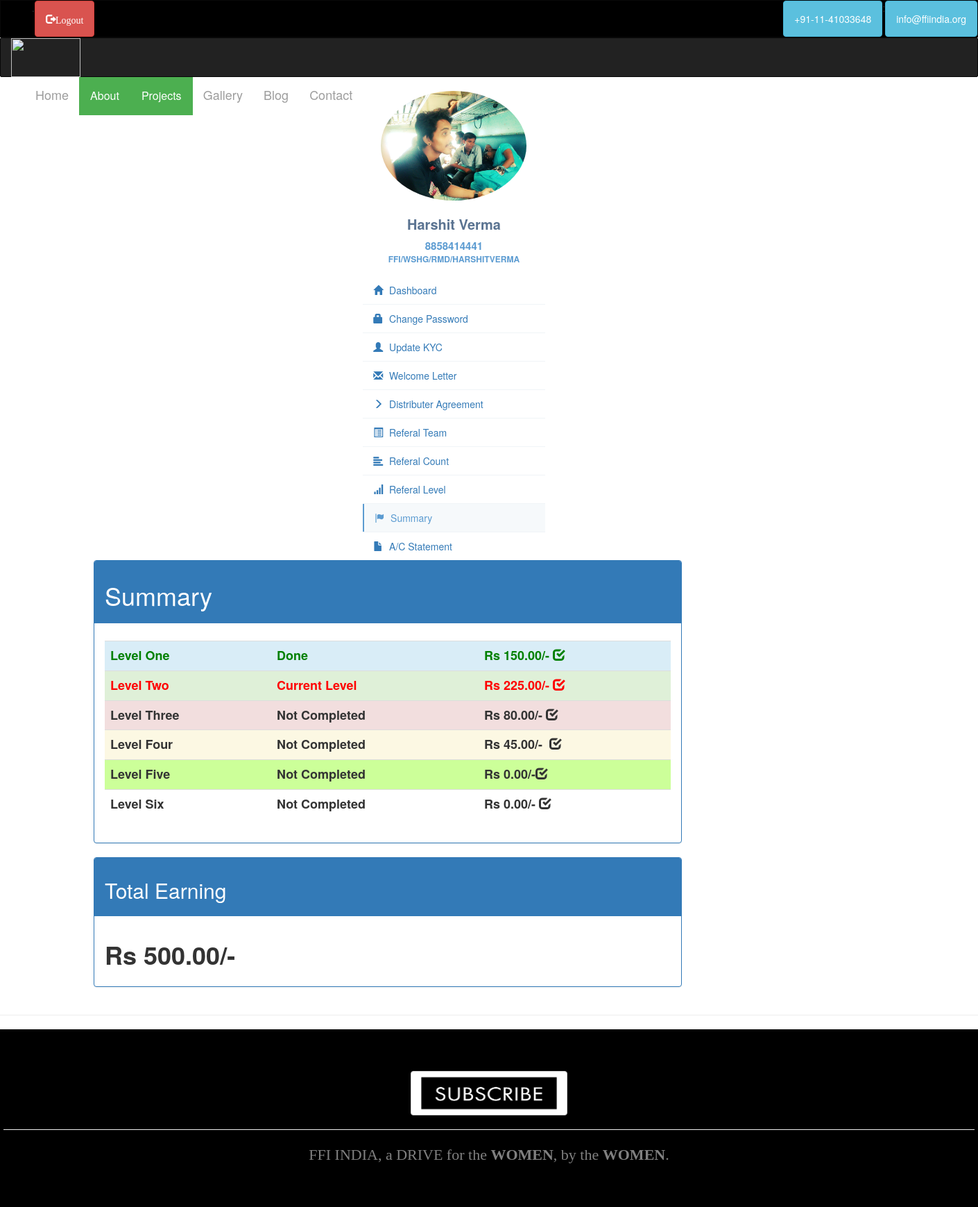
The page /dashboard/summary/ (signed in) on the database as committed earlier.
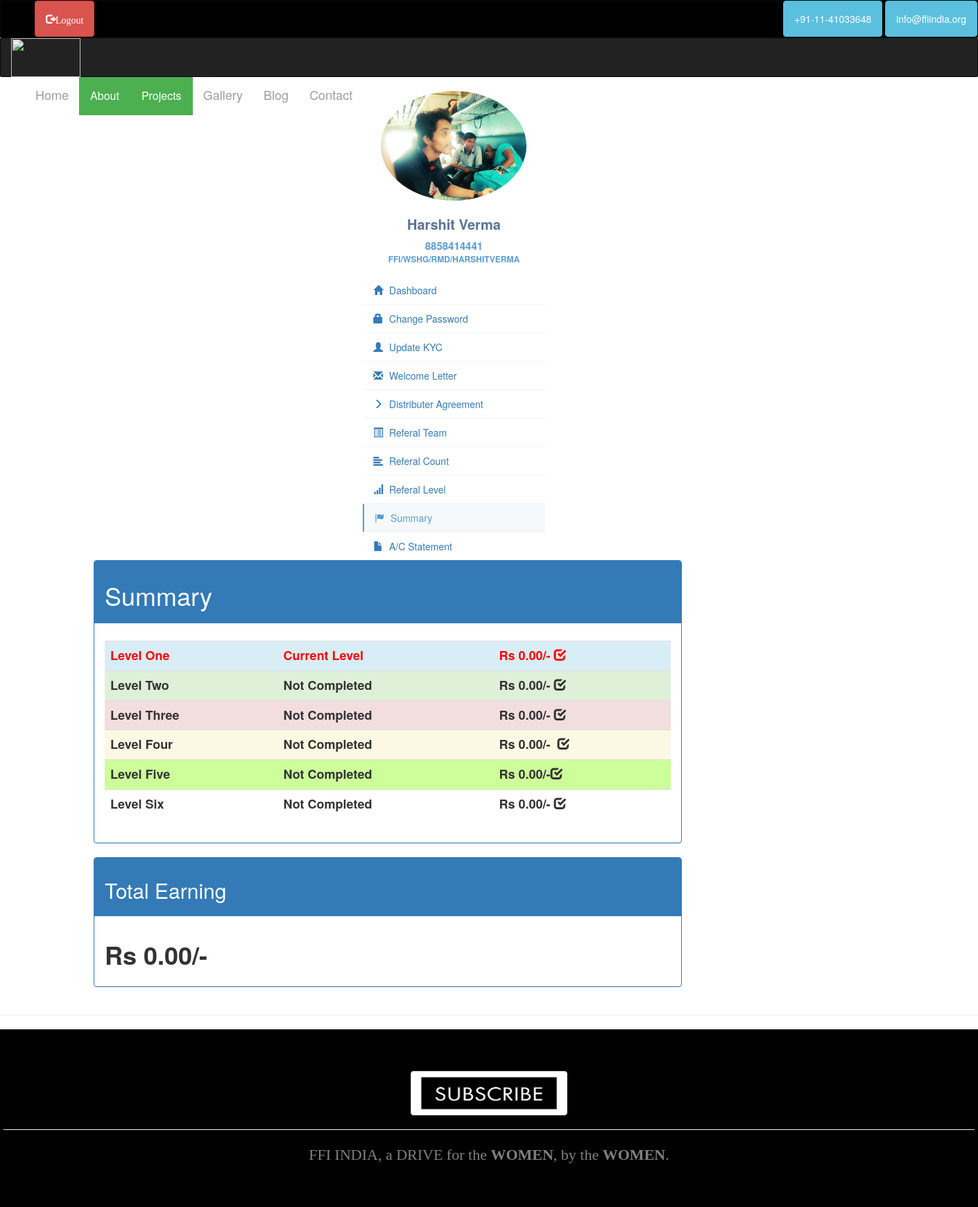
The same page on the database as committed later.
### nhdo_main/models.py (models this page shows, shortened)
class Profile(models.Model):
    user = models.OneToOneField(User, unique=True, on_delete=models.CASCADE)
    referal_id = models.CharField(max_length=40, null=True, blank=True)
    pan_number = models.IntegerField(null=True, blank=True)
    gender = models.CharField(max_length=10, choices=GENDER)
    status = models.CharField(max_length=10, choices=STATUS, default='single')
    birth_date = models.DateField(null=True, blank=True)
    address = models.CharField(max_length=30, null=True, blank=True)
    city = models.CharField(max_length=20, null=True, blank=True)
    pincode = models.IntegerField(null=True, blank=True)
    state = models.CharField(max_length=20, null=True, blank=True)
    mobile_number = models.IntegerField(null=True, blank=True)
    profile_pic = models.FileField(upload_to='profile_pic', blank=True, null=True)
    count1 = models.IntegerField(null=True, blank=True, default=0)
    count2 = models.IntegerField(null=True, blank=True, default=0)
    count3 = models.IntegerField(null=True, blank=True, default=0)
    count4 = models.IntegerField(null=True, blank=True, default=0)
    count5 = models.IntegerField(null=True, blank=True, default=0)
    count6 = models.IntegerField(null=True, blank=True, default=0)
    money1 = models.DecimalField(decimal_places=2, max_digits=10, null=True, blank=True, default=0)
    money2 = models.DecimalField(decimal_places=2, max_digits=10, null=True, blank=True, default=0)
    money3 = models.DecimalField(decimal_places=2, max_digits=10, null=True, blank=True, default=0)
    money4 = models.DecimalField(decimal_places=2, max_digits=10, null=True, blank=True, default=0)
    money5 = models.DecimalField(decimal_places=2, max_digits=10, null=True, blank=True, default=0)
    money6 = models.DecimalField(decimal_places=2, max_digits=10, null=True, blank=True, default=0)
    money = models.DecimalField(decimal_places=2, max_digits=10, null=True, blank=True, default=0)
    total = models.IntegerField(default=0, null=True, blank=True)
    your_referal = models.CharField(max_length=40, default='none')
    level_reached = models.CharField(max_length=20, default=0)

### dashboard/views.py (the view)
def summary(request):
    value9 = "active"
    summ = Profile.objects.get(user=request.user)
    return render(request, 'dashboard/summary.html', {'money': summ.money, 'level':summ.level_reached, 'value9':value9, 'summ':summ})

### templates/dashboard/summary.html (shortened to what this page needs)
{% extends 'base.html' %}
{% block content %}
<div class="panel panel-primary">
      <div class="panel-heading"><h1>Summary</h1></div>
      <div class="panel-body">
    <h4><b>
        {% if level < '6' %}
            <table class="table">
                {% if level == '0' %}
                    <tr class="info">
                            <td style="color:red">Level One</td>
                            <td style="color:red"> Current Level </td>
                            <td style="color:red">Rs {{ summ.money1 }}/-&nbsp;<span class="glyphicon glyphicon-check"></span></td>
                    </tr>
                {% elif level > '0' %}
                    <tr class="info">
                        <td style="color:green">Level One</td>
                        <td style="color:green"> Done </td>
                        <td style="color:green">Rs {{ summ.money1 }}/-&nbsp;<span class="glyphicon glyphicon-check"></span></td>
                    </tr>
                {% else %}
                    <tr class="info">
                        <td>Level One</td>
                        <td> Not Completed </td>
                        <td>Rs {{ summ.money1 }}/-&nbsp;<span class="glyphicon glyphicon-check"></span></td>
                    </tr>
                {% endif %}
                {% if level == '1' %}
                    <tr class="success">
                        <td style="color:red">Level Two</td>
                        <td style="color:red"> Current Level </td>
                        <td style="color:red">Rs {{ summ.money2 }}/-&nbsp;<span class="glyphicon glyphicon-check"></span></td>
                    </tr>
                {% elif level > '1' %}
                    <tr class="success">
                        <td style="color:green">Level Two</td>
                        <td style="color:green"> Done </td>
                        <td style="color:green">Rs {{ summ.money2 }}/-&nbsp;<span class="glyphicon glyphicon-check"></span></td>
                    </tr>
                {% else %}
                    <tr class="success">
                        <td>Level Two</td>
                        <td> Not Completed </td>
                        <td>Rs {{ summ.money2 }}/-&nbsp;<span class="glyphicon glyphicon-check"></span></td>
                    </tr>
                {% endif %}
                {% if level == '2' %}
                    <tr class="danger">
                        <td style="color:red">Level Three</td>
                        <td style="color:red"> Current Level </td>
                        <td style="color:red">Rs {{ summ.money3 }}/-&nbsp;<span class="glyphicon glyphicon-check"></span></td>
                    </tr>
                {% elif level > '2' %}
                    <tr class="danger">
                        <td style="color:green">Level Three</td>
                        <td style="color:green"> Done </td>
                        <td style="color:green">Rs {{ summ.money3 }}/-&nbsp;<span class="glyphicon glyphicon-check"></span></td>
                    </tr>
                {% else %}
                    <tr class="danger">
                        <td>Level Three</td>
                        <td> Not Completed </td>
                        <td>Rs {{ summ.money3 }}/-&nbsp;<span class="glyphicon glyphicon-check"></span></td>
                    </tr>
                {% endif %}
                {% if level == '3' %}
                    <tr class="warning">
                        <td style="color:red">Level Four</td>
                        <td style="color:red"> Current Level </td>
                        <td style="color:red">Rs {{ summ.money4 }}/-  &nbsp;<span class="glyphicon glyphicon-check"></span></td>
                    </tr>
                {% elif level > '3' %}
                    <tr class="warning">
                        <td style="color:green">Level Four</td>
                        <td style="color:green"> Done </td>
                        <td style="color:green">Rs {{ summ.money4 }}/-  &nbsp;<span class="glyphicon glyphicon-check"></span></td>
                    </tr>
                {% else %}
                    <tr class="warning">
                        <td>Level Four</td>
                        <td> Not Completed </td>
                        <td>Rs {{ summ.money4 }}/-  &nbsp;<span class="glyphicon glyphicon-check"></span></td>
                    </tr>
                {% endif %}
                {%if level == '4' %}
                    <tr style="background-color:#ccff99;">
                        <td style="color:red">Level Five</td>
                        <td style="color:red"> Current Level </td>
                        <td style="color:red">Rs {{ summ.money5 }}/-<span class="glyphicon glyphicon-check"></span></td>
                    </tr>
                {% elif level > '4' %}
                    <tr style="background-color:#ccff99;">
                        <td style="color:green">Level Five</td>
                        <td style="color:green"> Done </td>
                        <td style="color:green">Rs {{ summ.money5 }}/-<span class="glyphicon glyphicon-check"></span></td>
                    </tr>
                {% else %}
                    <tr style="background-color:#ccff99;">
                        <td>Level Five</td>
                        <td> Not Completed </td>
                        <td>Rs {{ summ.money5 }}/-<span class="glyphicon glyphicon-check"></span></td>
                    </tr>
                {% endif %}
                {% if level == '5' %}
                    <tr class="default">
                        <td style="color:red">Level Six</td>
                        <td style="color:red"> Curent Level </td>
                        <td style="color:red">Rs {{ summ.money6 }}/-&nbsp;<span class="glyphicon glyphicon-check"></span></td>
                    </tr>
                {% elif level > '5' %}
                    <tr class="default">
                        <td style="color:green">Level Six</td>
                        <td style="color:green"> Done </td>
                        <td style="color:green">Rs {{ summ.money6 }}/-&nbsp;<span class="glyphicon glyphicon-check"></span></td>
                    </tr>
                {% else %}
                    <tr class="default">
                        <td>Level Six</td>
                        <td> Not Completed </td>
                        <td>Rs {{ summ.money6 }}/-&nbsp;<span class="glyphicon glyphicon-check"></span></td>
                    </tr>
                {% endif %}
            </table>
            {% endif %}
    </b></h4>
      </div>
    </div>
<div class="panel panel-primary">
      <div class="panel-heading"><h2>Total Earning</h2></div>
      <div class="panel-body">
          <h1><b>Rs {{ money }}/-</b></h1>
      </div>
        </div>
{% endblock %}

### templates/base.html (shortened to what this page needs)
<!DOCTYPE html>
<html>
<head>
	{% load staticfiles %}
	<link rel="stylesheet" type="text/css" href="{% static 'css/bootstrap.min.css' %}">
</head>
<body class="body" style="overflow-x:hidden;">
<div id="overlay">
<nav class="navbar navbar-inverse" style="border-radius:0px; height:50%; background-color:#000000;">
            <div class="container-fluid">
                <ul class="nav navbar-nav">
						<li><a href="{% url 'home' %}"></a></li>
					<li> . </li>
                    {% if user.is_authenticated %}
                    <li>
                        <a href="/logout/" style="color:white" class="btn btn-danger"><span class="glyphicon glyphicon-log-out">Logout</span></a>
                    </li>
                    {% else %}
                    <li class="{{rnav}}">
                        <a href="{% url 'signup' %}" style="color:white" class="btn btn-warning"><span class="glyphicon glyphicon-new-window" style="font-size:15px">Register</span></a>
                    </li>
                    {% endif %}
                </ul>
              <ul class="nav navbar-nav navbar-right">
				  <li ><a class="btn btn-info"><span style="color:white" class="glyphicons glyphicons-phone-alt"> +91-11-41033648 </span></a></li>
				  <li> : </li>
				  <li ><a class="btn btn-info"><span style="color:white" class="glyphicons glyphicons-envelope"> info@ffiindia.org </span></a></li>
              </ul>
            </div>
          </nav>
        <nav class="navbar navbar-inverse" style="margin-top:-20px; border-radius:2px;height:57px">
            <div class="container-fluid">
              <div class="navbar-header">
                <a href="{% url 'home' %}"><img style="width: 45%; margin:0 auto;" src="https://i.imgur.com/mjW1oPJ.png" height="56px"/></a>
              <ul class="nav navbar-nav navbar-right">
                <li style="font-size:18px;" class="{{nav1}}"><a href="{% url 'home' %}">Home</a></li>
					  <li  style="font-size:15px;" class="dropdown">
                        <div class="dropbtn">About</div>
						  <li  style="font-size:15px;" class="dropdown">
                        <div class="dropbtn">Projects</div>
                </li>
                </li>
                <li style="font-size:18px;" class="{{nav3}}"><a href="{% url 'gallery' %}">Gallery</a></li>
			    <li style="font-size:18px;" class="{{nav4}}"><a href="{% url 'blog' %}">Blog</a></li>
                <li style="font-size:18px;" class="{{nav5}}"><a href="{% url 'contact' %}">Contact</a></li>
            </ul>
            </div>
          </nav>
<div class="container">
    <div class="row profile">
		{% if user.is_authenticated %}
		<div class="col-sm-3">
			<div class="profile-sidebar">
				<div class="profile-userpic">
					<center>
						{% if request.user.profile.profile_pic %}
							<div class="profile-userpic"> <img src="{{request.user.profile.profile_pic.url}}" align="middle" class="img-circle" width="120px" height="120px"/></div>
						{% else %}
							<div class="profile-userpic"> <img src="https://www.vccircle.com/wp-content/uploads/2017/03/default-profile.png?w=300" align="middle" class="img-circle" width="120px" height="120px"/></div>
						{% endif %}
					</center>
				</div>
				<div class="profile-usertitle">
					<div class="profile-usertitle-name">
						<span style="font-size:20px"> {{ request.user.first_name }} {{ request.user.last_name }}</span>
					</div>
					<div class="profile-usertitle-job">
						<span style="font-size:15px"> {{ request.user.profile.mobile_number }}</span><br/>
						<span style="font-size:12px"> {{ request.user.profile.your_referal }}</span>
					</div>
				</div>
				<div class="profile-usermenu">
					<ul class="nav">
						<li class={{value1}}>
							<a href="{% url 'dashboard' %}">
							<i class="glyphicon glyphicon-home"></i>
							Dashboard </a>
						</li>
						<li class={{value2}}>
							<a href="{% url 'change_password' %}">
							<i class="glyphicon glyphicon-lock"></i>
							Change Password</a>
						</li>
						<li class={{value3}}>
							<a href="{% url 'update_kyc' %}">
							<i class="glyphicon glyphicon-user"></i>
							Update KYC</a>
						</li>
						<li class={{value4}}>
							<a href="{% url 'welcome_letter' %}">
							<i class="glyphicon glyphicon-envelope"></i>
							Welcome Letter </a>
						</li>
						<li class={{value5}}>
							<a href="{% url 'distributer_agreement' %}">
							<i class="glyphicon glyphicon-menu-right"></i>
							Distributer Agreement</a>
						</li>
						<li class={{value6}}>
							<a href="{% url 'referal_team' %}">
							<i class="glyphicon glyphicon-list-alt"></i>
							Referal Team</a>
						</li>
						<li class={{value7}}>
							<a href="{% url 'referal_counts' %}">
							<i class="glyphicon glyphicon-align-left"></i>
							Referal Count</a>
						</li>
						<li class={{value8}}>
							<a href="{% url 'referal_level' %}">
							<i class="glyphicon glyphicon-signal"></i>
							Referal Level</a>
						</li>
						<li class={{value9}}>
							<a href="{% url 'summary' %}">
							<i class="glyphicon glyphicon-flag"></i>
							Summary</a>
						</li>
						<li class={{value10}}>
							<a href="{% url 'ac_statement' %}">
							<i class="glyphicon glyphicon-file"></i>
							A/C Statement</a>
						</li>
					</ul>
				</div>
			</div>
		</div>
		{% endif %}
		{% if user.is_authenticated %}
			<div class="col-sm-9" style="width:75%;align:left">
		{% else %}
			<div class="col-sm-12" style="width:100%">
		{% endif %}
	{% block content %}
	{% endblock %}
			</div>
	</div>
	</div>
<hr/>
<link rel="stylesheet" href="https://maxcdn.bootstrapcdn.com/bootstrap/3.3.7/css/bootstrap.min.css" />
<div style="width:100%; background-color:black; color:white; text-align:center; padding: 60px 0;">
	<a href="/newsletter/" class="btn btn-default" ><img
														width="200px"
														height="50px"></a>
	<hr width="1400px"/>
	<span class="warning" style="color:grey;font-size:22px;font-family:georgia">FFI INDIA, a DRIVE for the <b>WOMEN</b>, by the <b>WOMEN</b>.</span>
</div>
	</div>
</body>
</html>

### templates/base.html (style rules this page uses)
body { background: #FFFFFF; }
.profile { margin: 0px 0; }
.profile-sidebar { padding: 0% 0% 0% 0%; background: #fff; }
.profile-userpic img { float: none; margin: 0 auto; width: 80%; height: 50%; -webkit-border-radius: 50% !important; -moz-border-radius: 50% !important; border-radius: 50% !important; }
.profile-usertitle { text-align: center; margin-top: 20px; }
.profile-usertitle-name { color: #5a7391; font-size: 16px; font-weight: 600; margin-bottom: 7px; }
.profile-usertitle-job { text-transform: uppercase; color: #5b9bd1; font-size: 12px; font-weight: 600; margin-bottom: 15px; }
.profile-usermenu { margin-top: 0px; }
.profile-usermenu ul li { border-bottom: 1px solid #f0f4f7; }
.profile-usermenu ul li:last-child { border-bottom: none; }
.profile-usermenu ul li a { color: #fffff; font-size: 14px; font-weight: 400; }
.profile-usermenu ul li a i { margin-right: 5px; font-size: 14px; }
.profile-usermenu ul li.active { background-color: #fafcfd; color: #555555; }
.profile-usermenu ul li.active a { color: #5b9bd1; background-color: #f6f9fb; border-left: 2px solid #5b9bd1; margin-left: 0px; }
.dropbtn { background-color: #4CAF50; color: white; padding: 16px; font-size: 16px; border: none; cursor: pointer; }
.dropdown { position: relative; display: inline-block; }
body { font-family: "Lato", sans-serif; transition: background-color .5s; }
#overlay { position: relative; }

Rows that differ between the two databases and show on the page:
changed Profile: money3 "80.00" → "0.00"; money4 "45.00" → "0.00"; money "500.00" → "0.00"; money1 "150.00" → "0.00"; money2 "225.00" → "0.00"
Other text that changed with them:
text no longer shown: "Done"
text now shown: "Not Completed"
